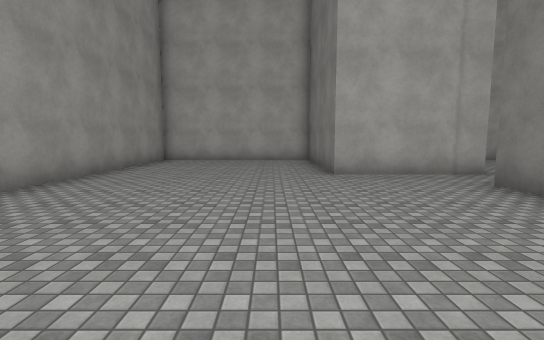
View 1 (above)

24 first-person views from a walk through a Unity game level. The camera is 1.5 m above the floor, tilts 6° down and sees 85° across. The floor is counted in squares, 2 m on a side. Each view is taken from the middle of a square. On the plan, view 1 faces up. The plan holds only what a view shows up to about 10 squares ahead; the rest is blank. The place goes on beyond the plan. Door leaves are left out, so doorways stand open. Surface patterns are stand-ins for the level's own textures.

View 2
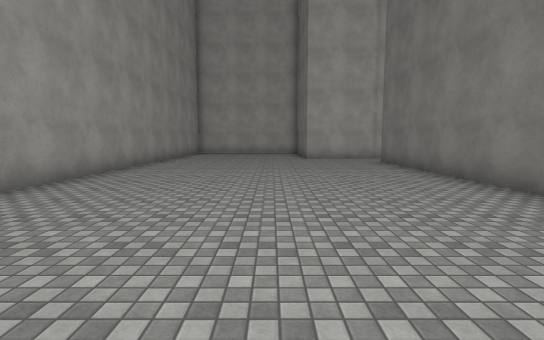

View 3
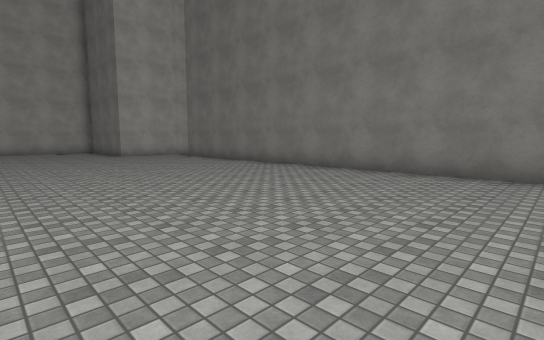

View 4
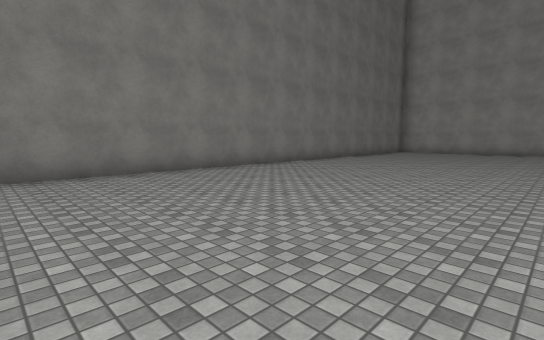

View 5
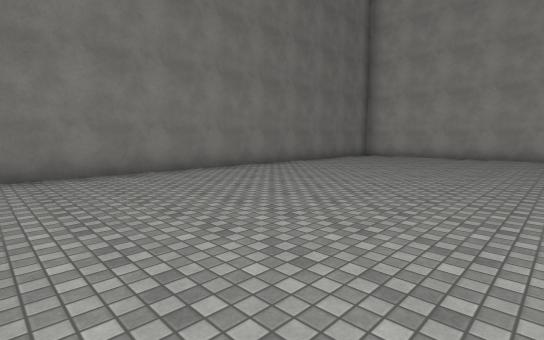

View 6
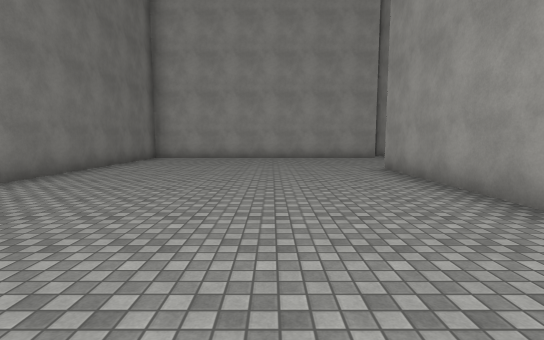

View 7
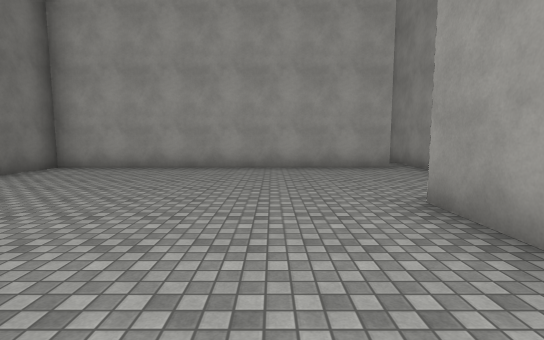

View 8
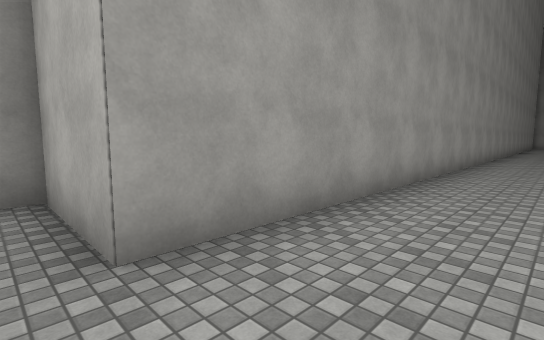

View 9
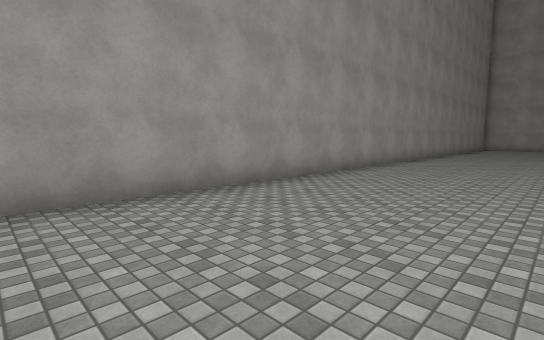

View 10
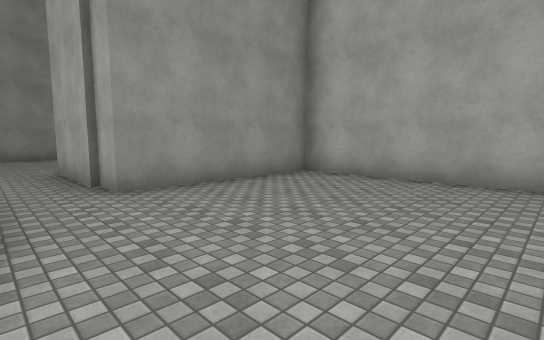

View 11
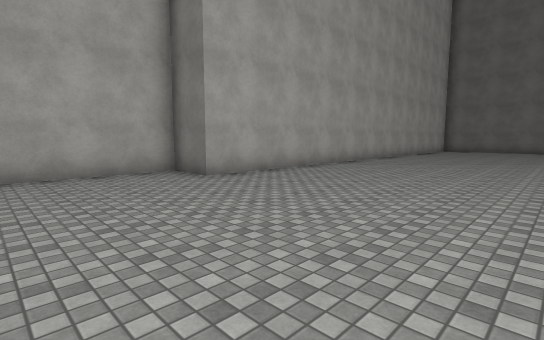

View 12
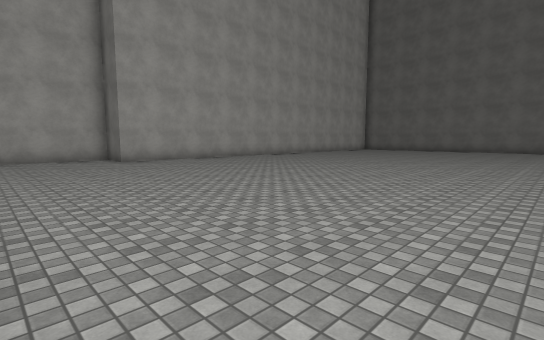

View 13
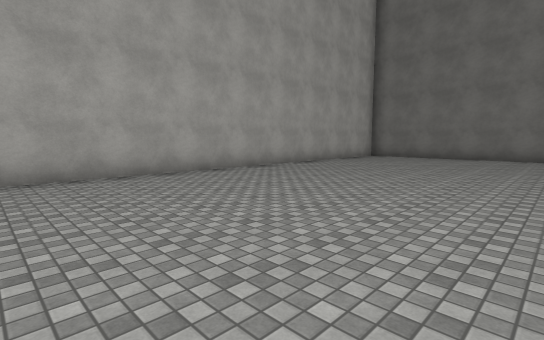

View 14
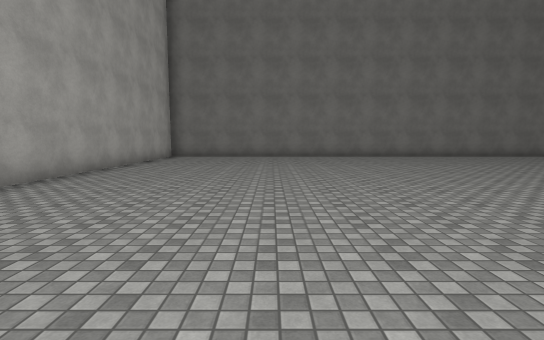

View 15
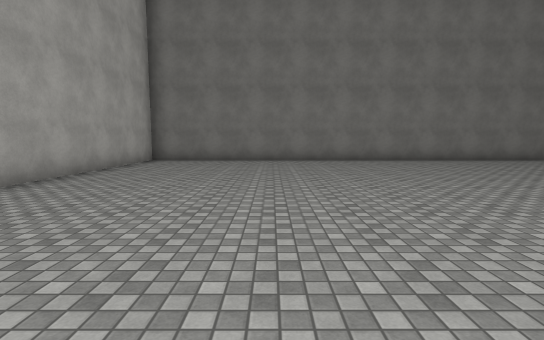

View 16
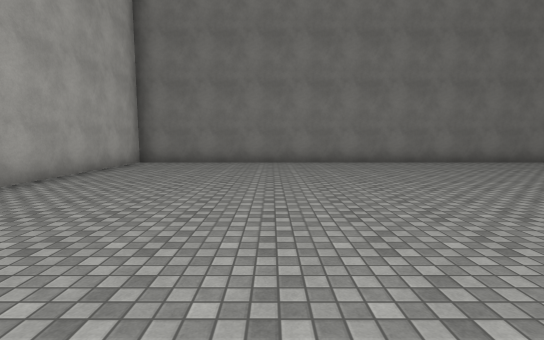

View 17
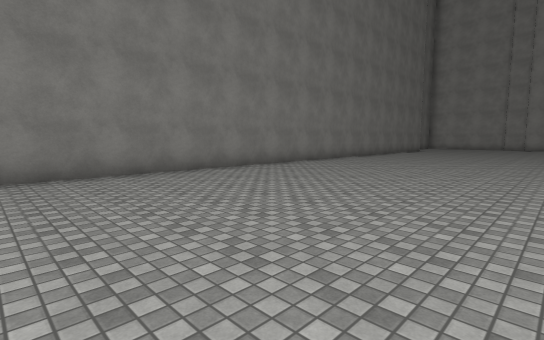

View 18
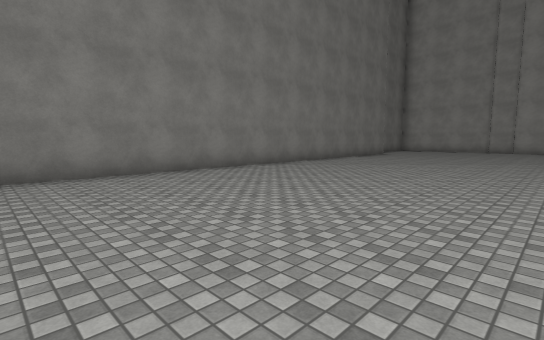

View 19
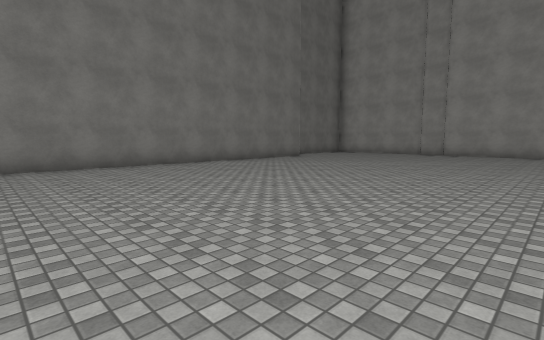

View 20
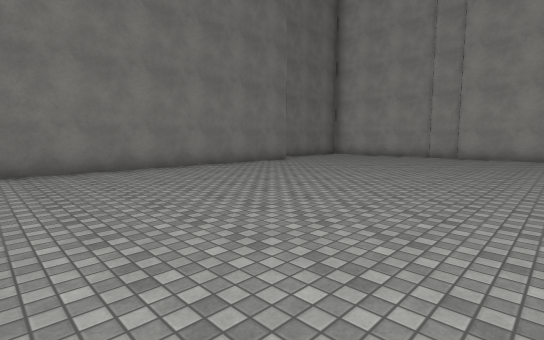

View 21
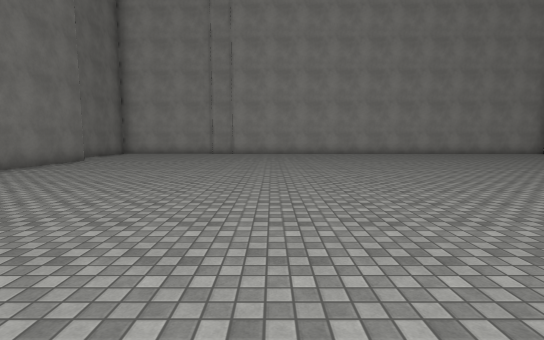

View 22
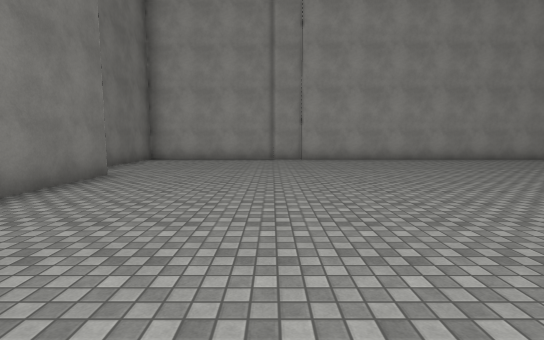

View 23
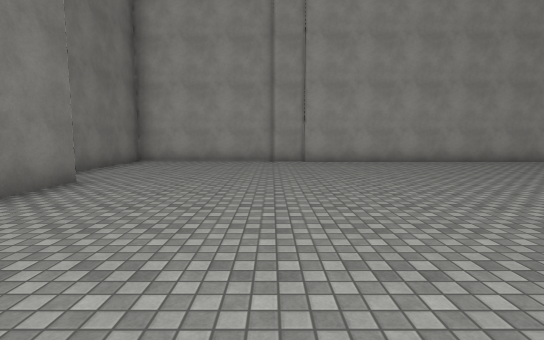

View 24
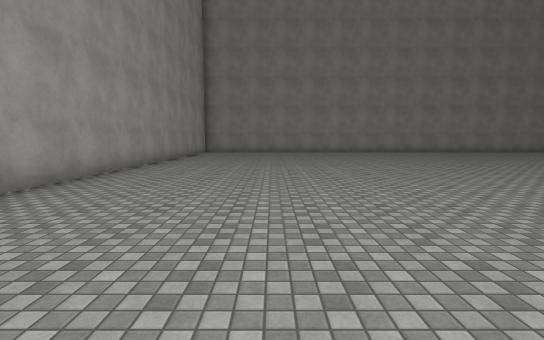

### Floor plan
Points are (right, up) in squares from view 1. A wall is a line through its corners. A room is listed if a view was taken in it or the views show most of it. See-through windows are left out.
Room 1 (views 1, 2, 3, 4, 5, 6, 7, 8, 9)
walls: (4.6, 6.2) (1.3, 6.2) (1.3, 10); (-5.9, -20.2) (-5.9, -21.5); (-5.1, -20.7) (3.6, -20.7) (3.6, 4.8); (-3.8, 10) (-3.8, -16.5) (-6.2, -16.5) (-6.2, -16.9)
ways out: opening at (4, 5.5) to room 2
Room 2 (views 10, 11, 12, 13, 14, 15, 16, 17, 18, 19, 20, 21, 22, 23, 24)
walls: (26.4, -16.2) (26.4, 9.2) (10.3, 9.2) (10.3, 10.6) (4.6, 10.6) (4.6, 6.2); (12.9, -20.7) (23, -20.7); (22.9, -21) (27.4, -21) (27.4, -17.6)
ways out: opening at (4, 5.5) to room 1

Positions as (right, up) in squares from view 1, and headings:
1: (0, 0), facing up
2: (0, -5), facing up
3: (-3, -7), facing up-right
4: (-3, -4), facing down-right
5: (-3, -8), facing down-right
6: (-1, -9), facing down
7: (-2, -13), facing down
8: (-2, -17), facing up-left
9: (0, -12), facing up-left
10: (9, 5), facing up-left
11: (7, 4), facing up-right
12: (7, -1), facing up-right
13: (14, 3), facing up-right
14: (14, 5), facing right
15: (16, 5), facing right
16: (17, 5), facing right
17: (20, 3), facing down-right
18: (20, -2), facing down-right
19: (18, -6), facing down-right
20: (19, -8), facing down-right
21: (20, -6), facing down
22: (23, -10), facing down
23: (23, -11), facing down
24: (23, -17), facing left
